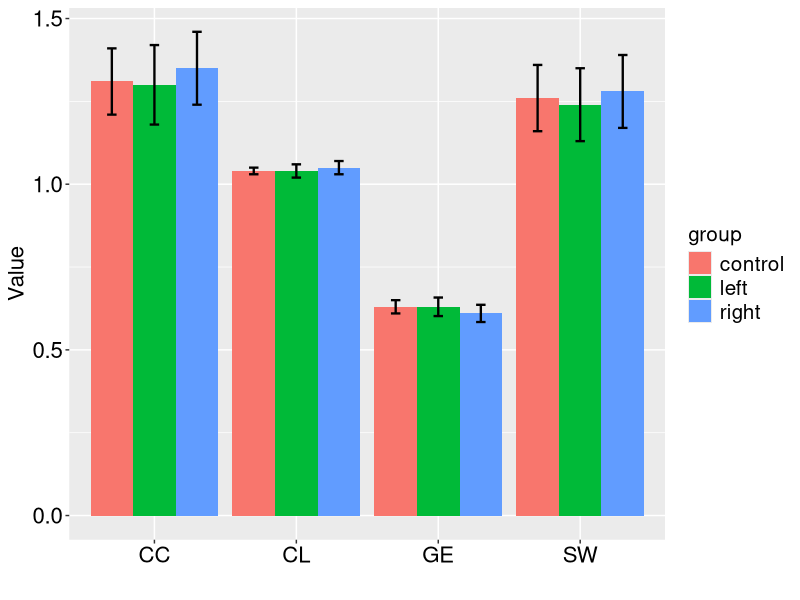

Recreate this plot in R.
#This file is used to plot significant figure. 
library(ggplot2)
data2plot <- data.frame(
  trt = factor(c('CC','CC', 'CC','CL', 'CL','CL','GE','GE','GE','SW','SW','SW')),
  resp = c(1.31,1.3,1.35, 1.04,1.04,1.05, 0.63,0.63,0.61, 1.26,1.24,1.28),
  group = factor(c(1, 2, 3, 1, 2, 3, 1, 2, 3, 1, 2, 3)),
  se = c(0.1,0.12,0.11, 0.01,0.02,0.02, 0.02,0.028,0.026, 0.1,0.11,0.11)
)

data2plot$group <- factor(data2plot$group,labels = c('control','left','right'),levels = c(1,2,3))

limits <- aes(ymax = resp + se, ymin=resp - se)
dodge <- position_dodge(width=0.9)
plot1 <- ggplot(data=data2plot,aes(x=trt,y=resp,fill=group))

plot1 <- plot1 + geom_bar(position=dodge,stat='identity') + geom_errorbar(limits,position=dodge,width=0.2,size = 0.8)+
xlab(' ') + ylab('Value') + theme(axis.text=element_text(colour='#000000',size=16),
legend.text = element_text(size=15),legend.title = element_text(size=15),axis.title = element_text(size=16))